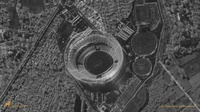
#> input picture Practice_2/sar_1.jpg, 200 x 112 px, shrunk from 1200 x 675 before the run
$ jupyter execute DE_IP_2024_Task_2.ipynb
#> lines starting #> are read from the running program, lines starting #| are printed output that depends on the picture; long printed decimals are rounded
[cell 1]
import numpy as np
import cv2
import matplotlib.pyplot as plt

# Наложение и удаление шума

[cell 2]
image = cv2.imread('sar_1.jpg')
#> image is the input picture: shape (112, 200, 3); mean B, G, R 78, 78.2, 78.3
image_gray = cv2.cvtColor(image, cv2.COLOR_BGR2GRAY)

[cell 3]
plt.imshow(image_gray, cmap="gray")

[cell 4]
# Gaussian noise
mean = 0
stddev = 100
noise_gauss = np.zeros(image_gray.shape, np.uint8)
cv2.randn(noise_gauss, mean, stddev)

[cell 5]
plt.imshow(noise_gauss, cmap="gray")

[cell 6]
# Salt and pepper
noise =  np.random.randint(0, 101, size = (image_gray.shape[0], image_gray.shape[1]), dtype=int)
zeros_pixel = np.where(noise == 0)
ones_pixel = np.where(noise == 100)

[cell 7]
bg_image = np.ones(image_gray.shape, np.uint8) * 128

[cell 8]
bg_image[zeros_pixel] = 0
bg_image[ones_pixel] = 255

[cell 9]
plt.imshow(bg_image, cmap="gray")

[cell 10]
image_noise_gauss = cv2.add(image_gray,noise_gauss)
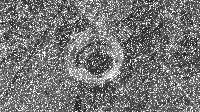
#> image_noise_gauss: shape (112, 200); min 25, max 255, mean 116.9

[cell 11]
plt.imshow(image_noise_gauss, cmap="gray")

[cell 12]
from skimage.metrics import structural_similarity, mean_squared_error
mse_gauss = mean_squared_error(image_gray, image_noise_gauss)
#> mse_gauss = 4324
(ssim, diff) = structural_similarity(image_gray, image_noise_gauss, full=True)
#> ssim = 0.204
print(mse_gauss, ssim)
#| 4323.990 0.2035

[cell 13]
image_gauss_median = cv2.medianBlur(image_noise_gauss, 3)
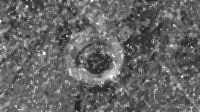
#> image_gauss_median: shape (112, 200); min 34, max 255, mean 101.6

[cell 14]
mse_gauss_median = mean_squared_error(image_gray, image_gauss_median)
#> mse_gauss_median = 1209.4
(ssim_gauss_median, diff) = structural_similarity(image_gray,  image_gauss_median, full=True)
#> ssim_gauss_median = 0.375

[cell 15]
print(mse_gauss_median, ssim_gauss_median)
#| 1209.405 0.3746

[cell 16]
plt.imshow(image_gauss_median, cmap="gray")

[cell 17]
import copy

image_sp = copy.deepcopy(image_gray)

image_sp[zeros_pixel] = 0
image_sp[ones_pixel] = 255

[cell 18]
plt.imshow(image_sp, cmap="gray")

[cell 19]
mse_sp = mean_squared_error(image_gray, image_sp)
#> mse_sp = 418.8
(ssim_sp, diff) = structural_similarity(image_gray, image_sp, full=True)
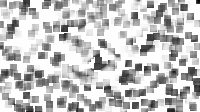
#> diff: shape (112, 200) float64; min -0.159, max 1, mean 0.729; drawn with min black and max white
#> ssim_sp = 0.728
print(mse_sp, ssim_sp)
#| 418.826 0.7284

[cell 20]
image_sp_median = cv2.medianBlur(image_sp, 3)
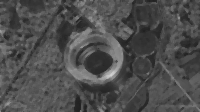
#> image_sp_median: shape (112, 200); min 33, max 210, mean 77.8

[cell 21]
mse_sp_median = mean_squared_error(image_gray, image_sp_median)
#> mse_sp_median = 149.6
(ssim_sp_median, diff) = structural_similarity(image_gray, image_sp_median, full=True)
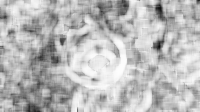
#> diff: shape (112, 200) float64; min 0.0378, max 0.996, mean 0.728
#> ssim_sp_median = 0.729
print(mse_sp_median, ssim_sp_median)
#| 149.563 0.7289

# Другие типы фильтров

[cell 22]
image_gauss_gauss = cv2.GaussianBlur(image_noise_gauss,(5,5),0)

[cell 23]
image_gauss_bilat = cv2.bilateralFilter(image_noise_gauss,9,75,75)

[cell 24]
image_gauss_nlm = cv2.fastNlMeansDenoising(image_noise_gauss, h = 20)

[cell 25]
import math

def geom(a):
    prod = 1
    for i in range(a.shape[0]):
        prod1 = 1
        for j in range(a.shape[1]):
            prod1 *= a[i,j]
        prod1 = math.pow(prod1, 1.0/9.0)
        prod *= prod1
    return prod

def proc(img, filter):
    img_res = copy.deepcopy(img)
    for i in range(0,img.shape[0] -2):
        for j in range(0,img.shape[1] -2):
            img_res[i:i+3, j:j+3] = filter(img[i:i+3, j:j+3])
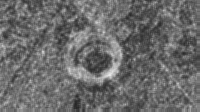
#> img_res: shape (112, 200); min 38, max 232, mean 106
    return img_res

res = proc(image_noise_gauss, geom)

[cell 26]
plt.imshow(res, cmap="gray")

[cell 27]
mse_geom = mean_squared_error(image_gray, res)
(ssim_geom, diff) = structural_similarity(image_gray, res, full=True)
print(mse_geom, ssim_geom)
#| 1310.651 0.3242

# 2D свертка

[cell 28]
# averaging filter
kernel_5 = np.ones((5,5),np.float32)/25
image_k5 = cv2.filter2D(image_gray,-1,kernel_5)
# blured_image = cv2.blur(img,(5,5))
image_b5 = cv2.blur(image_gray,(5,5))

[cell 29]
mse_kb = mean_squared_error(image_k5, image_b5)
(ssim_kb, diff) = structural_similarity(image_k5, image_b5, full=True)
#> diff: shape (112, 200) float64; every value is 1
print(mse_kb, ssim_kb)
#| 0.0 1.0

[cell 30]
# Laplasian
kernel_lapl = np.array([[0,-10,0],
                        [-10,40,-10],
                        [0,-10,0]], np.float32)

[cell 31]
image_lapl = cv2.filter2D(image_gray,-1,kernel_lapl)

[cell 32]
plt.imshow(image_lapl, cmap="gray")

[cell 33]
# ДЗ 2
# Зашумить изображение при помощи шума гаусса, постоянного шума.
# Протестировать медианный фильтр, фильтр гаусса, билатериальный фильтр, фильтр нелокальных средних с различными параметрами.
# Выяснить, какой фильтр показал лучший результат фильтрации шума.

# ДЗ

## Загрузка изображения

[cell 34]
import numpy as np
import cv2
import matplotlib.pyplot as plt

[cell 35]
image = cv2.imread('img.jpg')
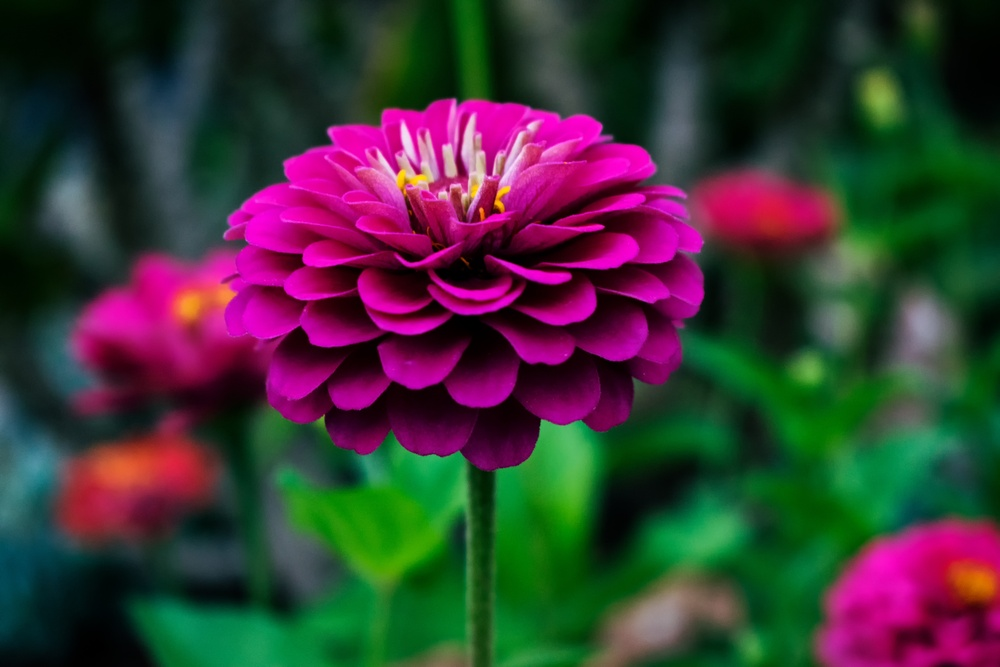
#> input picture Practice_2/img.jpg, 1000 x 667 px, shrunk from 6000 x 4000 before the run
#> image is the input picture: shape (667, 1000, 3); mean B, G, R 53.9, 53.8, 59.7
image_gray = cv2.cvtColor(image, cv2.COLOR_BGR2GRAY)
#> image_gray: shape (667, 1000)
plt.imshow(image_gray, cmap="gray")
plt.title("Исходное изображение")
plt.show()

## Генерация шумов

[cell 36]
noise_level = 50
uniform_noise = np.random.uniform(-noise_level, noise_level, image_gray.shape).astype(np.int16)

image_noisy_uniform = np.clip(image_gray.astype(np.int16) + uniform_noise, 0, 255).astype(np.uint8)

plt.imshow(image_noisy_uniform, cmap="gray")
plt.title("Добавленный равномерный шум")
plt.axis("off")
plt.show()

image_ref_norm = image_gray.astype(np.float32) / 255.0
image_uniform_norm = image_noisy_uniform.astype(np.float32) / 255.0

mse_uniform = mean_squared_error(image_ref_norm, image_uniform_norm)
ssim_uniform, diff_uniform = structural_similarity(image_ref_norm, image_uniform_norm, full=True, data_range=1.0)

print("Равномерный шум — MSE, SSIM:", mse_uniform, ssim_uniform)
#| Равномерный шум — MSE, SSIM: 0.01116 0.1334

[cell 37]
mean = 0
sigma = 25

gaussian_noise = np.random.normal(mean, sigma, image_gray.shape).astype(np.int16)

image_noisy_gaussian = np.clip(image_gray.astype(np.int16) + gaussian_noise, 0, 255).astype(np.uint8)

plt.imshow(image_noisy_gaussian, cmap="gray")
plt.title("Добавленный гауссовский шум")
plt.axis("off")
plt.show()

image_gaussian_norm = image_noisy_gaussian.astype(np.float32) / 255.0

mse_gaussian = mean_squared_error(image_ref_norm, image_gaussian_norm)
ssim_gaussian, diff_gaussian = structural_similarity(image_ref_norm, image_gaussian_norm, full=True, data_range=1.0)

print("Гауссовский шум — MSE, SSIM:", mse_gaussian, ssim_gaussian)
#| Гауссовский шум — MSE, SSIM: 0.008245 0.1701

## Медианный фильтр

[cell 38]
# Удаление равномерного шума медианным фильтром
denoised_median = cv2.medianBlur(image_noisy_uniform, ksize=3)

plt.imshow(denoised_median, cmap="gray")
plt.title("После медианного фильтра, равномерный шум")
plt.axis("off")
plt.show()


image_ref_norm = image_gray.astype(np.float32) / 255.0
image_median_norm = denoised_median.astype(np.float32) / 255.0

mse_median = mean_squared_error(image_ref_norm, image_median_norm)
ssim_median, diff_median = structural_similarity(image_ref_norm, image_median_norm, full=True, data_range=1.0)

print("Медианный фильтр (Равномерный шум) — MSE, SSIM:", mse_median, ssim_median)
#| Медианный фильтр (Равномерный шум) — MSE, SSIM: 0.003162 0.3465

[cell 39]
# Удаление Гауссовского шума медианным фильтром

denoised_median = cv2.medianBlur(image_noisy_gaussian, ksize=3)

plt.imshow(denoised_median, cmap="gray")
plt.title("После медианного фильтра, гаусовский шум")
plt.axis("off")
plt.show()


image_ref_norm = image_gray.astype(np.float32) / 255.0
image_median_norm = denoised_median.astype(np.float32) / 255.0

mse_median_gauss = mean_squared_error(image_ref_norm, image_median_norm)
ssim_median_gauss, diff_median_gauss = structural_similarity(image_ref_norm, image_median_norm, full=True, data_range=1.0)

print("Медианный фильтр (Шум гаусса) — MSE, SSIM:", mse_median_gauss, ssim_median_gauss)
#| Медианный фильтр (Шум гаусса) — MSE, SSIM: 0.001476 0.5213

## Фильтр Гаусса

[cell 40]
denoised_gaussian = cv2.GaussianBlur(image_noisy_uniform, (5, 5), sigmaX=0)

plt.imshow(denoised_gaussian, cmap="gray")
plt.title("После гауссовского фильтра (Равномерный шум)")
plt.axis("off")
plt.show()

image_ref_norm = image_gray.astype(np.float32) / 255.0
image_gaussian_norm = denoised_gaussian.astype(np.float32) / 255.0

mse_gaussian = mean_squared_error(image_ref_norm, image_gaussian_norm)
ssim_gaussian, diff_gaussian = structural_similarity(image_ref_norm, image_gaussian_norm, full=True, data_range=1.0)
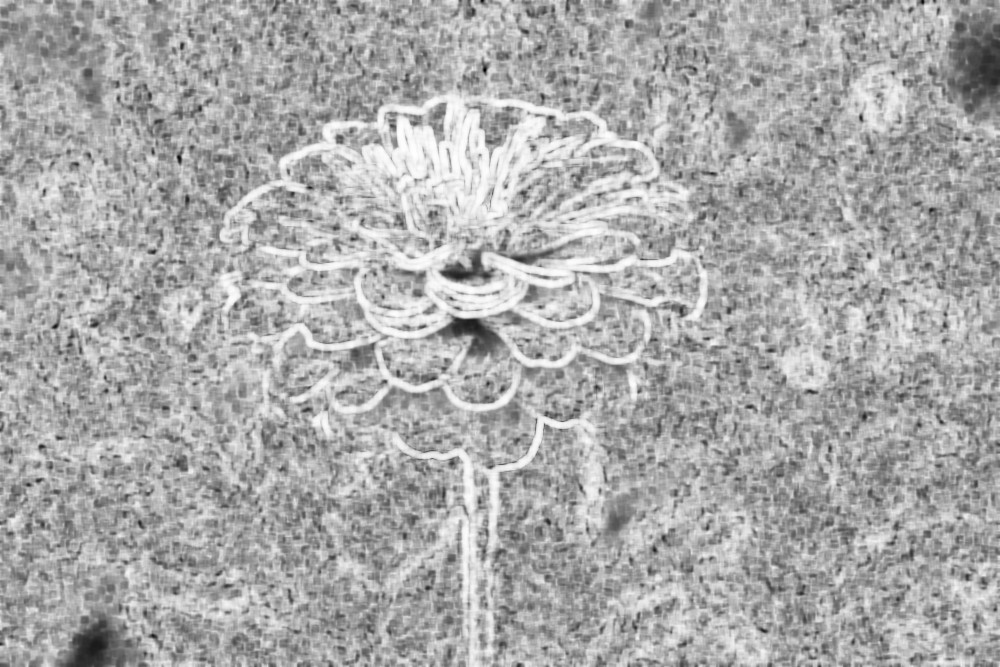
#> diff_gaussian: shape (667, 1000) float32; min -0.0805, max 0.997, mean 0.641; drawn with min black and max white

print("Гауссовский фильтр — MSE, SSIM:", mse_gaussian, ssim_gaussian)
#| Гауссовский фильтр — MSE, SSIM: 0.001037 0.6422

[cell 41]
denoised_gaussian = cv2.GaussianBlur(image_noisy_gaussian, (5, 5), sigmaX=0)

plt.imshow(denoised_gaussian, cmap="gray")
plt.title("После гауссовского фильтра (Гаусовский шум)")
plt.axis("off")
plt.show()

image_ref_norm = image_gray.astype(np.float32) / 255.0
image_gaussian_norm = denoised_gaussian.astype(np.float32) / 255.0

mse_gaussian_gauss = mean_squared_error(image_ref_norm, image_gaussian_norm)
ssim_gaussian_gauss, diff_gaussian_gauss = structural_similarity(image_ref_norm, image_gaussian_norm, full=True, data_range=1.0)

print("Гауссовский фильтр (Гаусовский шум) — MSE, SSIM:", mse_gaussian_gauss, ssim_gaussian_gauss)
#| Гауссовский фильтр (Гаусовский шум) — MSE, SSIM: 0.0007547 0.7058

## Билатеральный Фильтр

[cell 42]
denoised_bilateral = cv2.bilateralFilter(image_noisy_uniform, d=9, sigmaColor=75, sigmaSpace=75)

plt.imshow(denoised_bilateral, cmap="gray")
plt.title("После билатерального фильтра (Равномерный шум)")
plt.axis("off")
plt.show()

image_ref_norm = image_gray.astype(np.float32) / 255.0
image_bilateral_norm = denoised_bilateral.astype(np.float32) / 255.0

mse_bilateral = mean_squared_error(image_ref_norm, image_bilateral_norm)
ssim_bilateral, diff_bilateral = structural_similarity(image_ref_norm, image_bilateral_norm, full=True, data_range=1.0)
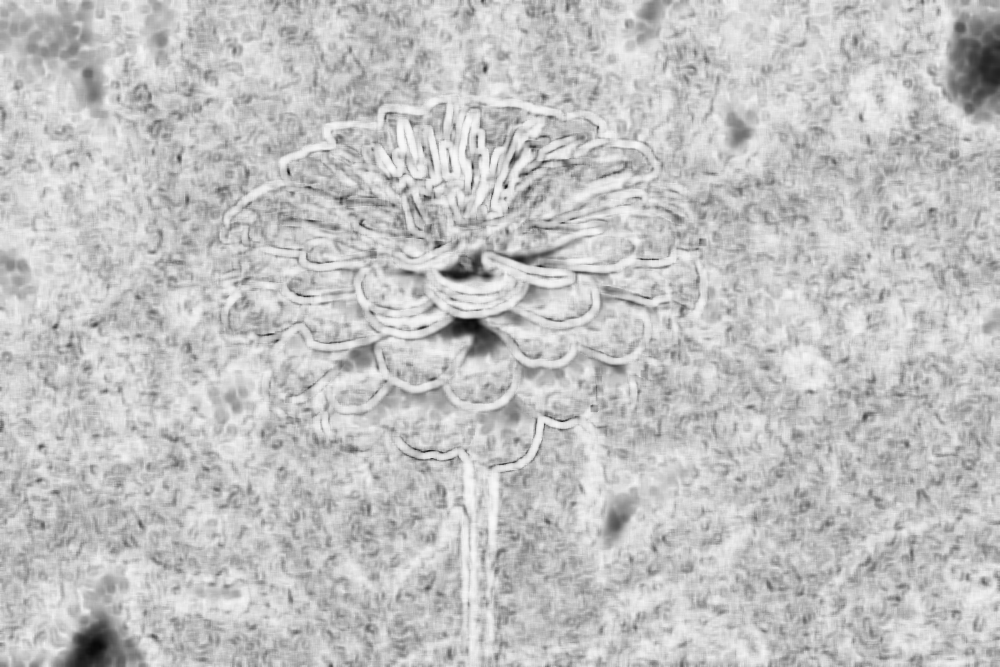
#> diff_bilateral: shape (667, 1000) float32; min 0.037, max 0.982, mean 0.762

print("Билатеральный фильтр (Равномерный шум) — MSE, SSIM:", mse_bilateral, ssim_bilateral)
#| Билатеральный фильтр (Равномерный шум) — MSE, SSIM: 0.0007352 0.7629

[cell 43]
denoised_bilateral = cv2.bilateralFilter(image_noisy_gaussian, d=9, sigmaColor=75, sigmaSpace=75)

plt.imshow(denoised_bilateral, cmap="gray")
plt.title("После билатерального фильтра (Гауссовский шум)")
plt.axis("off")
plt.show()

image_ref_norm = image_gray.astype(np.float32) / 255.0
image_bilateral_norm = denoised_bilateral.astype(np.float32) / 255.0

mse_bilateral_gauss = mean_squared_error(image_ref_norm, image_bilateral_norm)
ssim_bilateral_gauss, diff_bilateral_gauss = structural_similarity(image_ref_norm, image_bilateral_norm, full=True, data_range=1.0)
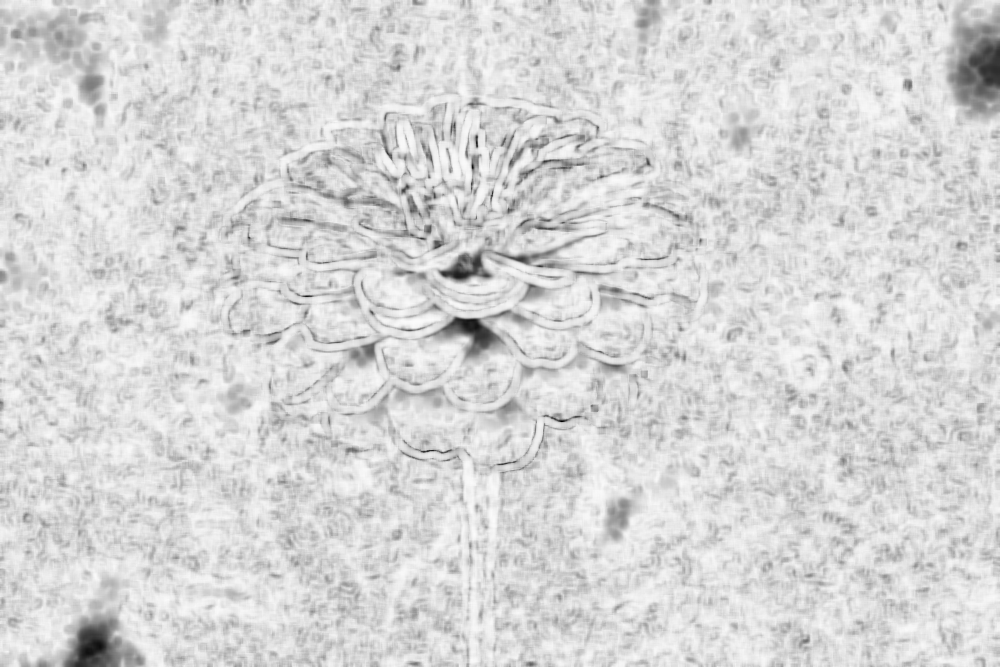
#> diff_bilateral_gauss: shape (667, 1000) float32; min 0.00552, max 0.987, mean 0.845

print("Билатеральный фильтр (Гауссовский шум) — MSE, SSIM:", mse_bilateral_gauss, ssim_bilateral_gauss)
#| Билатеральный фильтр (Гауссовский шум) — MSE, SSIM: 0.0004792 0.8455

## NLM

[cell 44]
denoised_nlm = cv2.fastNlMeansDenoising(image_noisy_uniform, h=20)

plt.imshow(denoised_nlm, cmap="gray")
plt.title("После фильтра нелокальных средних (NLM) ")
plt.axis("off")
plt.show()

image_ref_norm = image_gray.astype(np.float32) / 255.0
image_nlm_norm = denoised_nlm.astype(np.float32) / 255.0

mse_nlm = mean_squared_error(image_ref_norm, image_nlm_norm)
ssim_nlm, diff_nlm = structural_similarity(image_ref_norm, image_nlm_norm, full=True, data_range=1.0)

print("Фильтр NLM — MSE (Равномерный Шум), SSIM:", mse_nlm, ssim_nlm)
#| Фильтр NLM — MSE (Равномерный Шум), SSIM: 0.0008268 0.7451

[cell 45]
denoised_nlm = cv2.fastNlMeansDenoising(image_noisy_gaussian, h=20)

plt.imshow(denoised_nlm, cmap="gray")
plt.title("После фильтра нелокальных средних (NLM) (Шум Гаусса)")
plt.axis("off")
plt.show()

image_ref_norm = image_gray.astype(np.float32) / 255.0
image_nlm_norm = denoised_nlm.astype(np.float32) / 255.0

mse_nlm_gauss = mean_squared_error(image_ref_norm, image_nlm_norm)
ssim_nlm_gauss, diff_nlm_gauss = structural_similarity(image_ref_norm, image_nlm_norm, full=True, data_range=1.0)

print("Фильтр NLM — MSE (Шум Гаусса), SSIM:", mse_nlm_gauss, ssim_nlm_gauss)
#| Фильтр NLM — MSE (Шум Гаусса), SSIM: 0.0004106 0.8825

## Вывод результатов

[cell 46]
results = [
    ("Median", ssim_median, mse_median),
    ("Gaussian", ssim_gaussian, mse_gaussian),
    ("Bilateral", ssim_bilateral, mse_bilateral),
    ("NLM", ssim_nlm, mse_nlm)
]

results_sorted = sorted(results, key=lambda x: (-x[1], x[2]))

print("\nРейтинг фильтров (равномерный шум):")
for name, ssim_val, mse_val in results_sorted:
    print(f"{name:10s}  SSIM = {ssim_val:.6f}  |  MSE = {mse_val:.6f}")
#> this loop made 4 passes
#> (name, ssim_val, mse_val) on passes 1 to 4: ('Bilateral', 0.763, 0.000735), ('NLM', 0.745, 0.000827), ('Gaussian', 0.642, 0.00104), ('Median', 0.346, 0.00316)
#| Bilateral   SSIM = 0.7629  |  MSE = 0.000735
#| NLM         SSIM = 0.7451  |  MSE = 0.000827
#| Gaussian    SSIM = 0.6422  |  MSE = 0.001037
#| Median      SSIM = 0.3465  |  MSE = 0.003162

best_name, best_ssim, best_mse = results_sorted[0]
print(f"\nЛучший фильтр: {best_name}")
#| Лучший фильтр: Bilateral
print(f"SSIM = {best_ssim:.6f}, MSE = {best_mse:.6f}")
#| SSIM = 0.7629, MSE = 0.000735

[cell 47]
results = [
    ("Median", ssim_median_gauss, mse_median_gauss),
    ("Gaussian", ssim_gaussian_gauss, mse_gaussian_gauss),
    ("Bilateral", ssim_bilateral_gauss, mse_bilateral_gauss),
    ("NLM", ssim_nlm_gauss, mse_nlm_gauss)
]

results_sorted = sorted(results, key=lambda x: (-x[1], x[2]))

print("\nРейтинг фильтров (гауссовский шум):")
for name, ssim_val, mse_val in results_sorted:
    print(f"{name:10s}  SSIM = {ssim_val:.6f}  |  MSE = {mse_val:.6f}")
#> this loop made 4 passes
#> (name, ssim_val, mse_val) on passes 1 to 4: ('NLM', 0.883, 0.000411), ('Bilateral', 0.845, 0.000479), ('Gaussian', 0.706, 0.000755), ('Median', 0.521, 0.00148)
#| NLM         SSIM = 0.8825  |  MSE = 0.000411
#| Bilateral   SSIM = 0.8455  |  MSE = 0.000479
#| Gaussian    SSIM = 0.7058  |  MSE = 0.000755
#| Median      SSIM = 0.5213  |  MSE = 0.001476

best_name, best_ssim, best_mse = results_sorted[0]
print(f"\nЛучший фильтр: {best_name}")
#| Лучший фильтр: NLM
print(f"SSIM = {best_ssim:.6f}, MSE = {best_mse:.6f}")
#| SSIM = 0.8825, MSE = 0.000411
